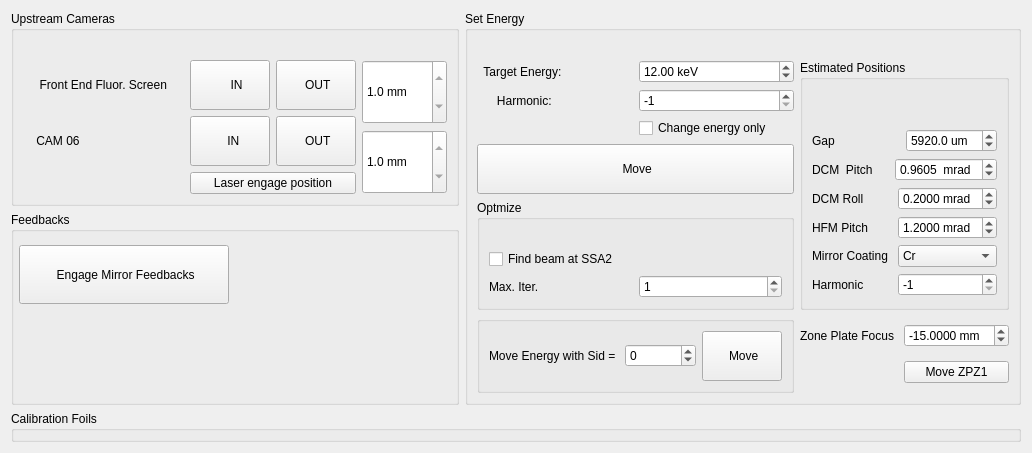
        <widget class="QWidget" name="energy">
         <attribute name="title">
          <string>Energy Change</string>
         </attribute>
         <layout class="QGridLayout" name="gridLayout_107">
          <item row="1" column="0" colspan="2">
           <widget class="QGroupBox" name="gb_calib_foil">
            <property name="title">
             <string>Calibration Foils</string>
            </property>
           </widget>
          </item>
          <item row="0" column="1">
           <widget class="QGroupBox" name="groupBox_32">
            <property name="title">
             <string>Set Energy</string>
            </property>
            <layout class="QGridLayout" name="gridLayout_99">
             <item row="0" column="0">
              <widget class="QLabel" name="label_46">
               <property name="text">
                <string/>
               </property>
              </widget>
             </item>
             <item row="1" column="0">
              <widget class="QLabel" name="label_81">
               <property name="text">
                <string>  Target Energy: </string>
               </property>
              </widget>
             </item>
             <item row="1" column="1">
              <widget class="QDoubleSpinBox" name="dsb_target_e">
               <property name="styleSheet">
                <string notr="true">font: 14pt &quot;Cantarell&quot;;</string>
               </property>
               <property name="suffix">
                <string> keV</string>
               </property>
               <property name="decimals">
                <number>2</number>
               </property>
               <property name="minimum">
                <double>5.000000000000000</double>
               </property>
               <property name="maximum">
                <double>25.000000000000000</double>
               </property>
               <property name="singleStep">
                <double>0.500000000000000</double>
               </property>
               <property name="value">
                <double>12.000000000000000</double>
               </property>
              </widget>
             </item>
             <item row="1" column="2" rowspan="5">
              <widget class="QGroupBox" name="groupBox_31">
               <property name="title">
                <string>Estimated Positions</string>
               </property>
               <layout class="QGridLayout" name="gridLayout_114">
                <item row="0" column="0">
                 <spacer name="verticalSpacer_19">
                  <property name="orientation">
                   <enum>Qt::Vertical</enum>
                  </property>
                  <property name="sizeType">
                   <enum>QSizePolicy::Fixed</enum>
                  </property>
                  <property name="sizeHint" stdset="0">
                   <size>
                    <width>20</width>
                    <height>40</height>
                   </size>
                  </property>
                 </spacer>
                </item>
                <item row="3" column="0">
                 <layout class="QGridLayout" name="gridLayout_113">
                  <item row="3" column="0">
                   <widget class="QLabel" name="label_150">
                    <property name="text">
                     <string>Harmonic</string>
                    </property>
                   </widget>
                  </item>
                  <item row="2" column="1">
                   <widget class="QComboBox" name="cb_target_coating">
                    <item>
                     <property name="text">
                      <string>Cr</string>
                     </property>
                    </item>
                    <item>
                     <property name="text">
                      <string>Pt</string>
                     </property>
                    </item>
                    <item>
                     <property name="text">
                      <string>Si</string>
                     </property>
                    </item>
                    <item>
                     <property name="text">
                      <string>Rh</string>
                     </property>
                    </item>
                   </widget>
                  </item>
                  <item row="0" column="1">
                   <widget class="QDoubleSpinBox" name="dsb_target_roll">
                    <property name="suffix">
                     <string> mrad</string>
                    </property>
                    <property name="decimals">
                     <number>4</number>
                    </property>
                    <property name="minimum">
                     <double>-9.000000000000000</double>
                    </property>
                    <property name="maximum">
                     <double>9.000000000000000</double>
                    </property>
                    <property name="singleStep">
                     <double>0.100000000000000</double>
                    </property>
                    <property name="value">
                     <double>0.200000000000000</double>
                    </property>
                   </widget>
                  </item>
                  <item row="3" column="1">
                   <widget class="QSpinBox" name="sb_calc_harmonic">
                    <property name="minimum">
                     <number>-1</number>
                    </property>
                    <property name="singleStep">
                     <number>2</number>
                    </property>
                    <property name="value">
                     <number>-1</number>
                    </property>
                   </widget>
                  </item>
                  <item row="2" column="0">
                   <widget class="QLabel" name="label_146">
                    <property name="text">
                     <string>Mirror Coating</string>
                    </property>
                   </widget>
                  </item>
                  <item row="0" column="0">
                   <widget class="QLabel" name="label_154">
                    <property name="text">
                     <string>DCM Roll</string>
                    </property>
                   </widget>
                  </item>
                  <item row="1" column="0">
                   <widget class="QLabel" name="label_155">
                    <property name="text">
                     <string>HFM Pitch</string>
                    </property>
                   </widget>
                  </item>
                  <item row="1" column="1">
                   <widget class="QDoubleSpinBox" name="dsb_hfm_target_pitch">
                    <property name="suffix">
                     <string> mrad</string>
                    </property>
                    <property name="decimals">
                     <number>4</number>
                    </property>
                    <property name="minimum">
                     <double>-9.000000000000000</double>
                    </property>
                    <property name="maximum">
                     <double>9.000000000000000</double>
                    </property>
                    <property name="singleStep">
                     <double>0.100000000000000</double>
                    </property>
                    <property name="value">
                     <double>1.200000000000000</double>
                    </property>
                   </widget>
                  </item>
                 </layout>
                </item>
                <item row="1" column="0">
                 <layout class="QGridLayout" name="gridLayout_112">
                  <item row="0" column="0">
                   <widget class="QLabel" name="label_149">
                    <property name="text">
                     <string>Gap</string>
                    </property>
                   </widget>
                  </item>
                  <item row="0" column="1">
                   <widget class="QDoubleSpinBox" name="dsb_target_ugap">
                    <property name="suffix">
                     <string> um</string>
                    </property>
                    <property name="decimals">
                     <number>1</number>
                    </property>
                    <property name="minimum">
                     <double>4000.000000000000000</double>
                    </property>
                    <property name="maximum">
                     <double>25000.000000000000000</double>
                    </property>
                    <property name="singleStep">
                     <double>5.000000000000000</double>
                    </property>
                    <property name="value">
                     <double>5920.000000000000000</double>
                    </property>
                   </widget>
                  </item>
                 </layout>
                </item>
                <item row="2" column="0">
                 <layout class="QGridLayout" name="gridLayout_109">
                  <item row="0" column="0">
                   <widget class="QLabel" name="label_132">
                    <property name="text">
                     <string>DCM  Pitch  </string>
                    </property>
                   </widget>
                  </item>
                  <item row="0" column="1">
                   <widget class="QDoubleSpinBox" name="dsb_target_pitch">
                    <property name="suffix">
                     <string>  mrad</string>
                    </property>
                    <property name="decimals">
                     <number>4</number>
                    </property>
                    <property name="minimum">
                     <double>-5.000000000000000</double>
                    </property>
                    <property name="maximum">
                     <double>5.000000000000000</double>
                    </property>
                    <property name="singleStep">
                     <double>0.005000000000000</double>
                    </property>
                    <property name="value">
                     <double>0.960500000000000</double>
                    </property>
                   </widget>
                  </item>
                 </layout>
                </item>
               </layout>
              </widget>
             </item>
             <item row="2" column="0">
              <widget class="QLabel" name="label_148">
               <property name="text">
                <string>      Harmonic: </string>
               </property>
              </widget>
             </item>
             <item row="2" column="1">
              <widget class="QSpinBox" name="sb_harmonic">
               <property name="minimum">
                <number>-1</number>
               </property>
               <property name="singleStep">
                <number>2</number>
               </property>
               <property name="value">
                <number>-1</number>
               </property>
              </widget>
             </item>
             <item row="3" column="1">
              <widget class="QCheckBox" name="cb_change_energy_only">
               <property name="toolTip">
                <string>does not mover mirrors or pitch, ugap and bragg only</string>
               </property>
               <property name="text">
                <string>Change energy only</string>
               </property>
               <property name="checked">
                <bool>false</bool>
               </property>
              </widget>
             </item>
             <item row="4" column="0" colspan="2">
              <widget class="QPushButton" name="pb_move_energy">
               <property name="enabled">
                <bool>true</bool>
               </property>
               <property name="sizePolicy">
                <sizepolicy hsizetype="Minimum" vsizetype="Fixed">
                 <horstretch>0</horstretch>
                 <verstretch>0</verstretch>
                </sizepolicy>
               </property>
               <property name="text">
                <string>
 Move   
</string>
               </property>
              </widget>
             </item>
             <item row="6" column="0" colspan="2">
              <widget class="QGroupBox" name="groupBox">
               <layout class="QGridLayout" name="gridLayout_96">
                <item row="1" column="0">
                 <widget class="QLabel" name="label_70">
                  <property name="sizePolicy">
                   <sizepolicy hsizetype="Fixed" vsizetype="Preferred">
                    <horstretch>0</horstretch>
                    <verstretch>0</verstretch>
                   </sizepolicy>
                  </property>
                  <property name="text">
                   <string>Move Energy with Sid = </string>
                  </property>
                 </widget>
                </item>
                <item row="1" column="2">
                 <widget class="QPushButton" name="pb_energy_change_w_sid">
                  <property name="text">
                   <string>
 Move 
</string>
                  </property>
                 </widget>
                </item>
                <item row="1" column="1">
                 <widget class="QSpinBox" name="sb_energy_sid">
                  <property name="minimum">
                   <number>-9999999</number>
                  </property>
                  <property name="maximum">
                   <number>9999999</number>
                  </property>
                  <property name="singleStep">
                   <number>10</number>
                  </property>
                  <property name="value">
                   <number>0</number>
                  </property>
                 </widget>
                </item>
               </layout>
              </widget>
             </item>
             <item row="6" column="2">
              <layout class="QGridLayout" name="gridLayout_106">
               <item row="1" column="1">
                <widget class="QLabel" name="label_178">
                 <property name="text">
                  <string>Zone Plate Focus </string>
                 </property>
                </widget>
               </item>
               <item row="1" column="2">
                <widget class="QDoubleSpinBox" name="dsb_ZPZ1TargetPos_energy">
                 <property name="sizePolicy">
                  <sizepolicy hsizetype="Preferred" vsizetype="Fixed">
                   <horstretch>0</horstretch>
                   <verstretch>0</verstretch>
                  </sizepolicy>
                 </property>
                 <property name="suffix">
                  <string> mm</string>
                 </property>
                 <property name="decimals">
                  <number>4</number>
                 </property>
                 <property name="minimum">
                  <double>-100.000000000000000</double>
                 </property>
                 <property name="maximum">
                  <double>20.000000000000000</double>
                 </property>
                 <property name="value">
                  <double>-15.000000000000000</double>
                 </property>
                </widget>
               </item>
               <item row="2" column="2">
                <widget class="QPushButton" name="pb_movezpz1_energy">
                 <property name="text">
                  <string>Move ZPZ1</string>
                 </property>
                </widget>
               </item>
              </layout>
             </item>
             <item row="5" column="0" colspan="2">
              <widget class="QGroupBox" name="groupBox_9">
               <property name="title">
                <string>Optmize</string>
               </property>
               <layout class="QGridLayout" name="gridLayout_116">
                <item row="2" column="1">
                 <widget class="QSpinBox" name="sb_max_iter">
                  <property name="minimum">
                   <number>1</number>
                  </property>
                 </widget>
                </item>
                <item row="2" column="0">
                 <widget class="QLabel" name="label_151">
                  <property name="text">
                   <string>Max. Iter.</string>
                  </property>
                 </widget>
                </item>
                <item row="1" column="0" colspan="2">
                 <widget class="QCheckBox" name="cb_beam_at_ssa2">
                  <property name="text">
                   <string>Find beam at SSA2</string>
                  </property>
                  <property name="checked">
                   <bool>false</bool>
                  </property>
                 </widget>
                </item>
                <item row="0" column="0">
                 <widget class="QLabel" name="label_152">
                  <property name="text">
                   <string/>
                  </property>
                 </widget>
                </item>
               </layout>
              </widget>
             </item>
            </layout>
           </widget>
          </item>
          <item row="0" column="0">
           <layout class="QGridLayout" name="gridLayout_86">
            <item row="0" column="0">
             <widget class="QGroupBox" name="groupBox_23">
              <property name="sizePolicy">
               <sizepolicy hsizetype="Preferred" vsizetype="Fixed">
                <horstretch>0</horstretch>
                <verstretch>0</verstretch>
               </sizepolicy>
              </property>
              <property name="styleSheet">
               <string notr="true"/>
              </property>
              <property name="title">
               <string>Upstream Cameras</string>
              </property>
              <property name="flat">
               <bool>false</bool>
              </property>
              <property name="checkable">
               <bool>false</bool>
              </property>
              <layout class="QGridLayout" name="gridLayout_71">
               <item row="1" column="0" colspan="2">
                <layout class="QGridLayout" name="gridLayout_80">
                 <item row="1" column="0">
                  <layout class="QGridLayout" name="gridLayout_76">
                   <item row="0" column="0">
                    <widget class="QLabel" name="label_72">
                     <property name="text">
                      <string>     Front End Fluor. Screen     </string>
                     </property>
                    </widget>
                   </item>
                   <item row="1" column="0">
                    <widget class="QLabel" name="label_75">
                     <property name="text">
                      <string>    CAM 06    </string>
                     </property>
                    </widget>
                   </item>
                   <item row="0" column="1" rowspan="2">
                    <layout class="QGridLayout" name="gridLayout_74">
                     <item row="2" column="1">
                      <widget class="QPushButton" name="pb_CAM6_OUT">
                       <property name="sizePolicy">
                        <sizepolicy hsizetype="Preferred" vsizetype="Preferred">
                         <horstretch>0</horstretch>
                         <verstretch>0</verstretch>
                        </sizepolicy>
                       </property>
                       <property name="text">
                        <string>    OUT   </string>
                       </property>
                      </widget>
                     </item>
                     <item row="0" column="1">
                      <widget class="QPushButton" name="pb_FS_OUT">
                       <property name="sizePolicy">
                        <sizepolicy hsizetype="Preferred" vsizetype="Preferred">
                         <horstretch>0</horstretch>
                         <verstretch>0</verstretch>
                        </sizepolicy>
                       </property>
                       <property name="text">
                        <string>    OUT   </string>
                       </property>
                      </widget>
                     </item>
                     <item row="0" column="0">
                      <widget class="QPushButton" name="pb_FS_IN">
                       <property name="sizePolicy">
                        <sizepolicy hsizetype="Preferred" vsizetype="Preferred">
                         <horstretch>0</horstretch>
                         <verstretch>0</verstretch>
                        </sizepolicy>
                       </property>
                       <property name="text">
                        <string> 
    IN     
</string>
                       </property>
                      </widget>
                     </item>
                     <item row="2" column="0">
                      <widget class="QPushButton" name="pb_CAM6_IN">
                       <property name="sizePolicy">
                        <sizepolicy hsizetype="Preferred" vsizetype="Preferred">
                         <horstretch>0</horstretch>
                         <verstretch>0</verstretch>
                        </sizepolicy>
                       </property>
                       <property name="text">
                        <string>   
  IN    
</string>
                       </property>
                      </widget>
                     </item>
                    </layout>
                   </item>
                   <item row="2" column="1">
                    <widget class="QPushButton" name="pb_CAM6_LASER">
                     <property name="text">
                      <string>Laser engage position</string>
                     </property>
                    </widget>
                   </item>
                  </layout>
                 </item>
                </layout>
               </item>
               <item row="0" column="0">
                <widget class="QLabel" name="label_133">
                 <property name="sizePolicy">
                  <sizepolicy hsizetype="Preferred" vsizetype="Fixed">
                   <horstretch>0</horstretch>
                   <verstretch>0</verstretch>
                  </sizepolicy>
                 </property>
                 <property name="text">
                  <string/>
                 </property>
                </widget>
               </item>
               <item row="1" column="3">
                <layout class="QVBoxLayout" name="verticalLayout_5">
                 <item>
                  <widget class="QDoubleSpinBox" name="db_fs">
                   <property name="sizePolicy">
                    <sizepolicy hsizetype="Preferred" vsizetype="Preferred">
                     <horstretch>0</horstretch>
                     <verstretch>0</verstretch>
                    </sizepolicy>
                   </property>
                   <property name="readOnly">
                    <bool>true</bool>
                   </property>
                   <property name="buttonSymbols">
                    <enum>QAbstractSpinBox::UpDownArrows</enum>
                   </property>
                   <property name="suffix">
                    <string> mm</string>
                   </property>
                   <property name="decimals">
                    <number>1</number>
                   </property>
                   <property name="minimum">
                    <double>-100.000000000000000</double>
                   </property>
                   <property name="maximum">
                    <double>100.000000000000000</double>
                   </property>
                   <property name="value">
                    <double>1.000000000000000</double>
                   </property>
                  </widget>
                 </item>
                 <item>
                  <widget class="QDoubleSpinBox" name="db_cam6">
                   <property name="sizePolicy">
                    <sizepolicy hsizetype="Preferred" vsizetype="Preferred">
                     <horstretch>0</horstretch>
                     <verstretch>0</verstretch>
                    </sizepolicy>
                   </property>
                   <property name="readOnly">
                    <bool>true</bool>
                   </property>
                   <property name="buttonSymbols">
                    <enum>QAbstractSpinBox::UpDownArrows</enum>
                   </property>
                   <property name="suffix">
                    <string> mm</string>
                   </property>
                   <property name="decimals">
                    <number>1</number>
                   </property>
                   <property name="minimum">
                    <double>-100.000000000000000</double>
                   </property>
                   <property name="maximum">
                    <double>100.000000000000000</double>
                   </property>
                   <property name="value">
                    <double>1.000000000000000</double>
                   </property>
                  </widget>
                 </item>
                </layout>
               </item>
              </layout>
             </widget>
            </item>
            <item row="1" column="0">
             <widget class="QGroupBox" name="groupBox_33">
              <property name="title">
               <string>Feedbacks</string>
              </property>
              <widget class="QPushButton" name="pushButton_2">
               <property name="geometry">
                <rect>
                 <x>8</x>
                 <y>33</y>
                 <width>210</width>
                 <height>59</height>
                </rect>
               </property>
               <property name="text">
                <string>
 Engage Mirror Feedbacks 
</string>
               </property>
              </widget>
              <widget class="QLabel" name="label_153">
               <property name="geometry">
                <rect>
                 <x>8</x>
                 <y>8</y>
                 <width>16</width>
                 <height>19</height>
                </rect>
               </property>
               <property name="text">
                <string/>
               </property>
              </widget>
             </widget>
            </item>
           </layout>
          </item>
         </layout>
        </widget>
